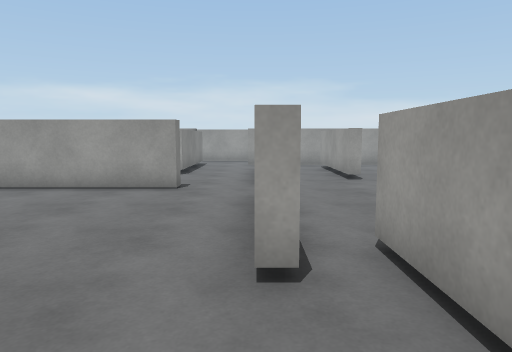
View 1 (above)

24 first-person views from a walk through a Unity game level. The camera is 1.3 m above the floor, tilts 6° down and sees 70° across. The floor is counted in squares, 1 m on a side. Each view is taken from the middle of a square. On the plan, view 1 faces up. The plan holds only what a view shows up to about 15 squares ahead; the rest is blank. The place goes on beyond the plan. The player is left out. Surface patterns are stand-ins for the level's own textures.

View 2
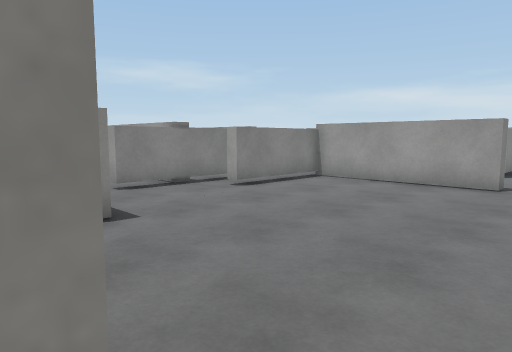

View 3
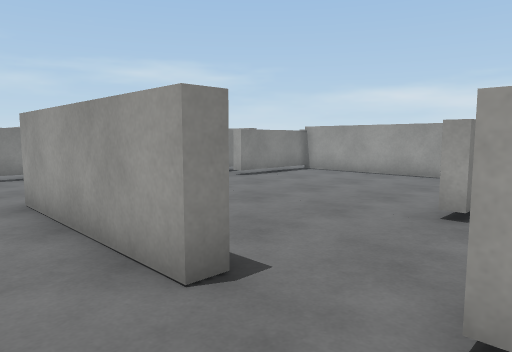

View 4
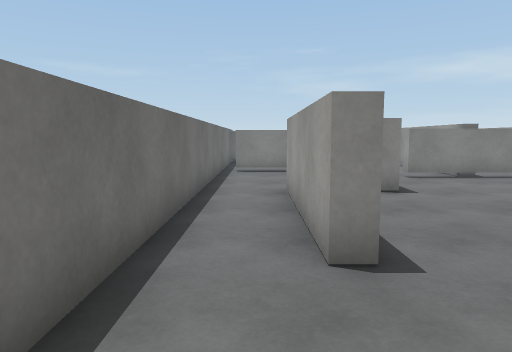

View 5
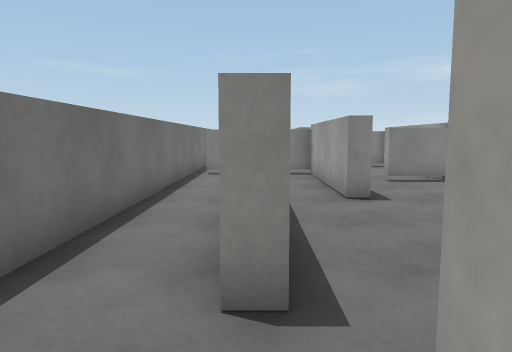

View 6
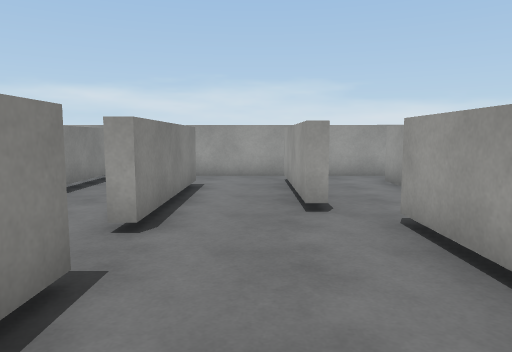

View 7
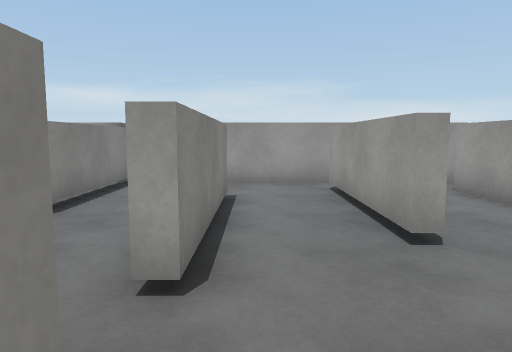

View 8
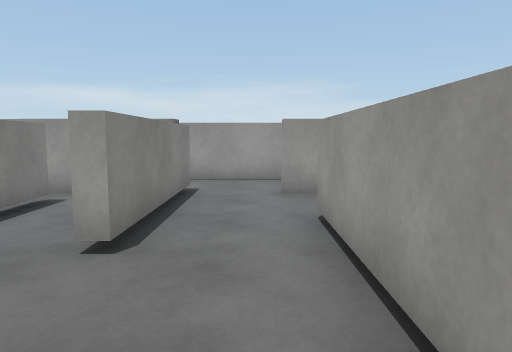

View 9
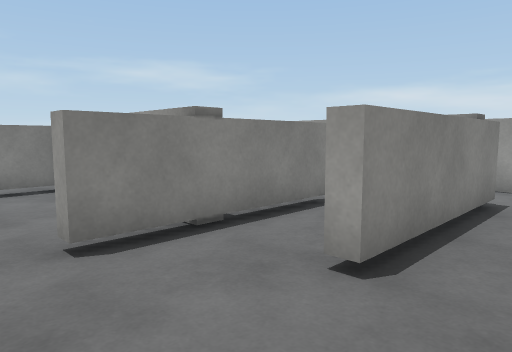

View 10
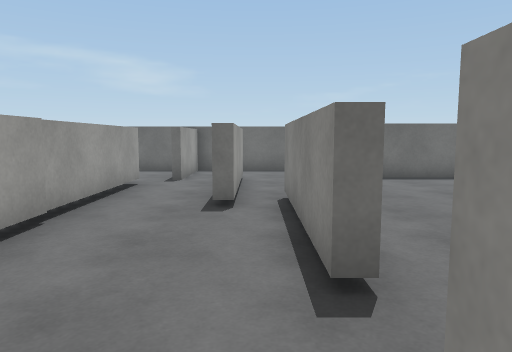

View 11
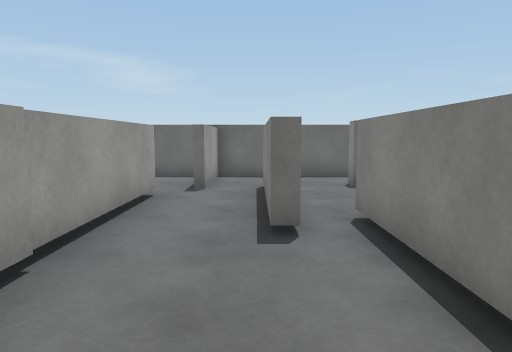

View 12
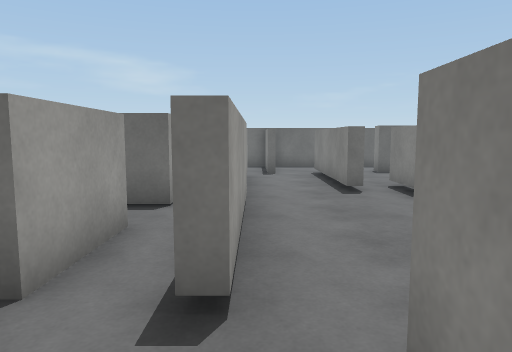

View 13
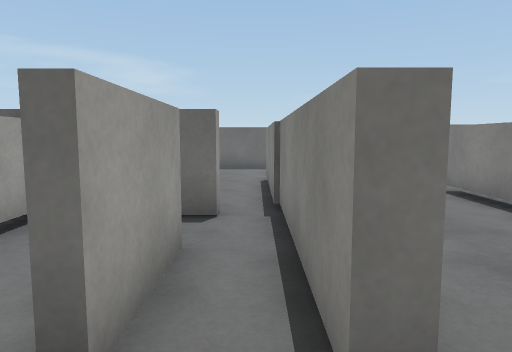

View 14
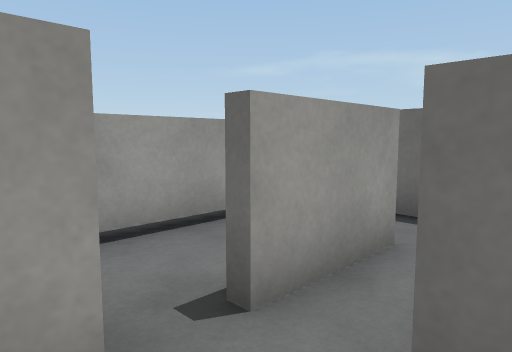

View 15
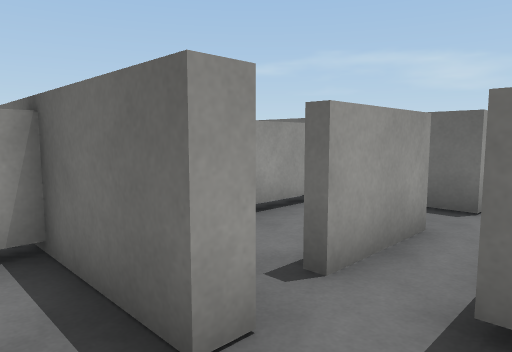

View 16
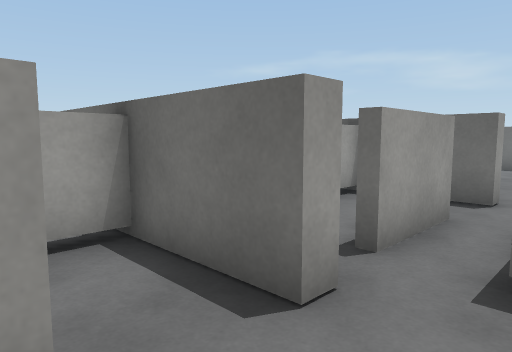

View 17
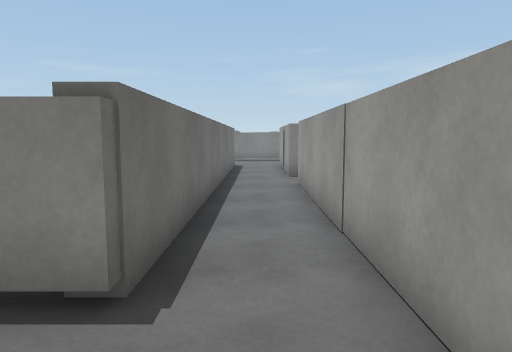

View 18
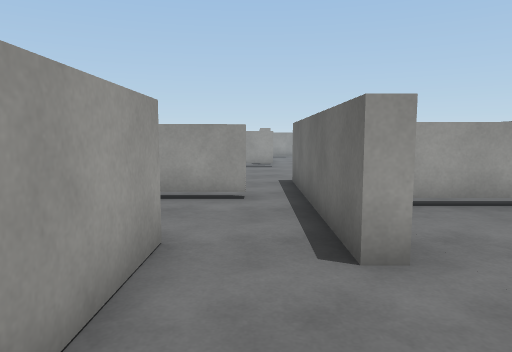

View 19
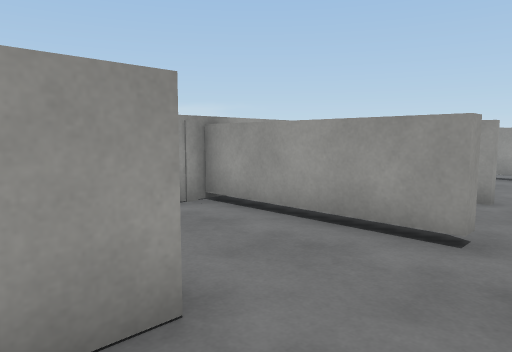

View 20
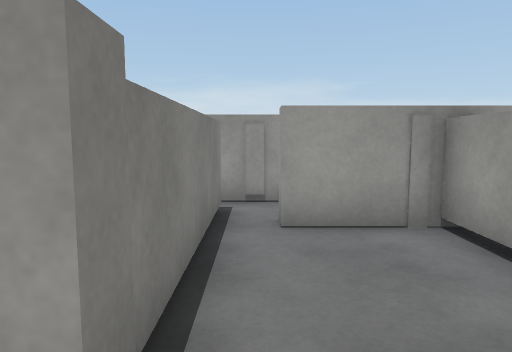

View 21
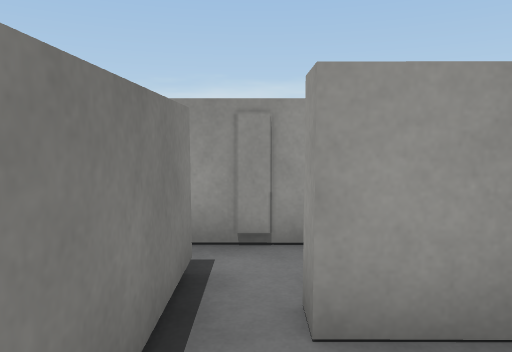

View 22
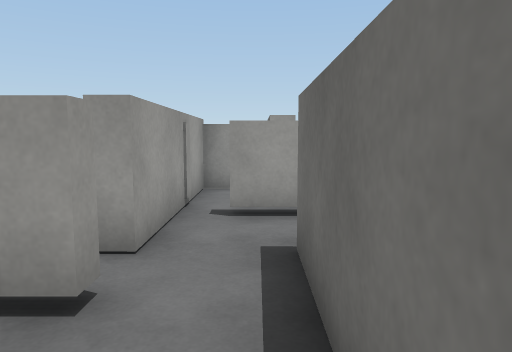

View 23
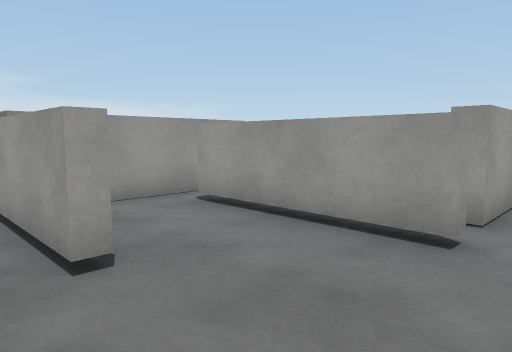

View 24
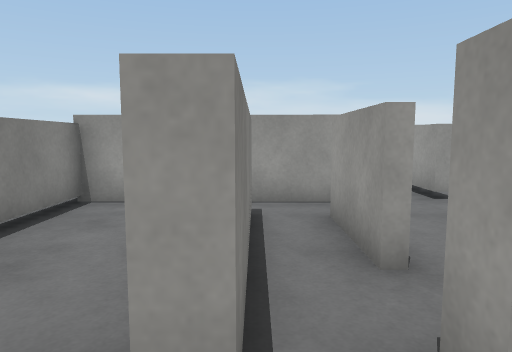

### Floor plan
Key: @ floor where view 1 was taken; # wall or solid block; x gap in a wall; . floor; T thing the floor can be seen under or through.
Columns run from 8 left of view 1 to 13 right of it. Each row starts with its distance up from view 1.
 34          #
 33  #######.#
 32  #........
 31  #...##..
 30  #...##..
 29  #...##.
 28  ....#..
 27  ....#######
 26   .........#
 25 . ......#. #
 24    ####.#.####
 23         #...#
 22         #...#
 21         #...#       .#
 20 #########...# .#.....#
 19 ............x.......
 18 ######..#######.....
 17   ...#.........
 16   .T.#.....#...
 15   .T.#.....#..#
 14   .T.#..#..#..#
 13   TT.#..#..#.....#
 12 ...#....#..#..#####
 11 ........#........
 10 .#####..#...#.#..#
  9 .#..........#.#..#
  8 .#......#...#.#..#
  7 .#......#...#....#
  6 .#......#...#######
  5 ........#....#.
  4 ........#.#..#.
  3 ..........#..#.
  2 ..........#..#.
  1 ###.......#..#.
  0 ........@.#.....
 -1 ...#####....#...
 -2 ............#...
 -3 ............#...
 -4 ################

Positions as (right, up) in squares from view 1, and headings:
1: (0, 0), facing up
2: (0, -1), facing up-left
3: (2, -3), facing up-left
4: (3, -2), facing left
5: (2, -1), facing left
6: (2, 5), facing up
7: (1, 7), facing up
8: (-1, 9), facing up
9: (-1, 10), facing up-left
10: (1, 11), facing down
11: (2, 9), facing down
12: (4, 13), facing down
13: (5, 12), facing down
14: (4, 12), facing down-right
15: (4, 13), facing down-right
16: (4, 14), facing down-right
17: (0, 19), facing left
18: (-4, 19), facing right
19: (-1, 18), facing up-right
20: (1, 19), facing up
21: (1, 22), facing up
22: (-6, 25), facing right
23: (-8, 25), facing up-right
24: (-3, 25), facing up
